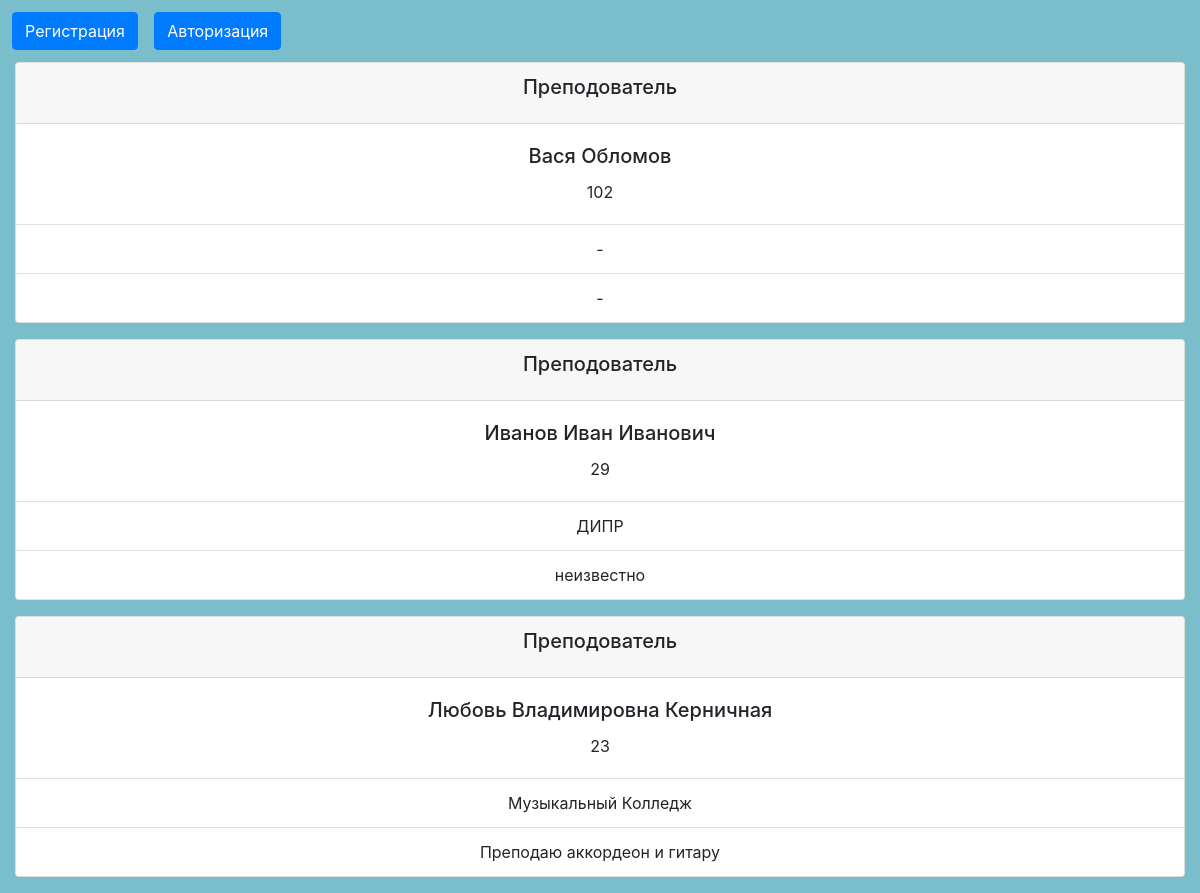
The page / on the database its author committed.
### school/models.py (models this page shows, shortened)
class Teacher(models.Model):
    teacher_name = models.CharField(max_length=100)
    teacher_age = models.CharField(max_length=50)
    teacher_education = models.CharField(max_length=300)
    teacher_information = models.CharField(max_length=600)
    class Meta:
        ordering =['teacher_name']

### school/views.py (the view)
# urls.py: path('', views.index),
def index(request):
    return render(
        request,
        'index.html',
        {
            'posts': Teacher.objects.all(),
        }
    )

### school/templates/index.html (shortened to what this page needs)
<!DOCTYPE html>
<html>
<head>
	<link rel="stylesheet" href="https://stackpath.bootstrapcdn.com/bootstrap/4.1.3/css/bootstrap.min.css">
	<link rel="stylesheet" href="https://use.fontawesome.com/releases/v5.6.1/css/all.css">
  <link rel="stylesheet" href="https://stackpath.bootstrapcdn.com/bootstrap/4.3.1/css/bootstrap.min.css">
</head>
<body>
<div>
<link rel="stylesheet" href="https://stackpath.bootstrapcdn.com/bootstrap/4.3.1/css/bootstrap.min.css">
<a class="btn btn-primary" href="/registration/" role="button">Регистрация</a>
<a class="btn btn-primary" href="login/" role="button">Авторизация</a>
{%for teacher in posts%}
<div class="row">
	<div class="col">
		<div class="col-md">
			<div class="card text-center text-black  mb-3" id="total-orders">
			  	<div class="card-header">
			  		<h5 class="card-title">Преподователь</h5>
			  	</div>
			    <div class="card-body">
            <h5 class="card-title">{{ teacher.teacher_name }}</h5>
            <p class="card-text">{{ teacher.teacher_age }}</p>
          </div>
          <ul class="list-group list-group-flush">
            <li class="list-group-item">{{ teacher.teacher_education }}</li>
            <li class="list-group-item">{{ teacher.teacher_information }}</li>
          </ul>
			</div>
		</div>
	</div>
    </div>
  </div>
{%endfor%}
</body>
</html>

### school/templates/index.html (style rules this page uses)
body, html { margin: 0; padding: 0; height: 100%; background: #7abecc !important; }
a { margin-bottom: 1%; margin-top: 1%; margin-left: 1%; }

### rows shown on the page
Teacher: teacher_name "Вася Обломов", teacher_age "102", teacher_education "-", teacher_information "-"
Teacher: teacher_name "Иванов Иван Иванович", teacher_age "29", teacher_education "ДИПР", teacher_information "неизвестно"
Teacher: teacher_name "Любовь Владимировна Керничная", teacher_age "23", teacher_education "Музыкальный Колледж", teacher_information "Преподаю аккордеон и гитару"
